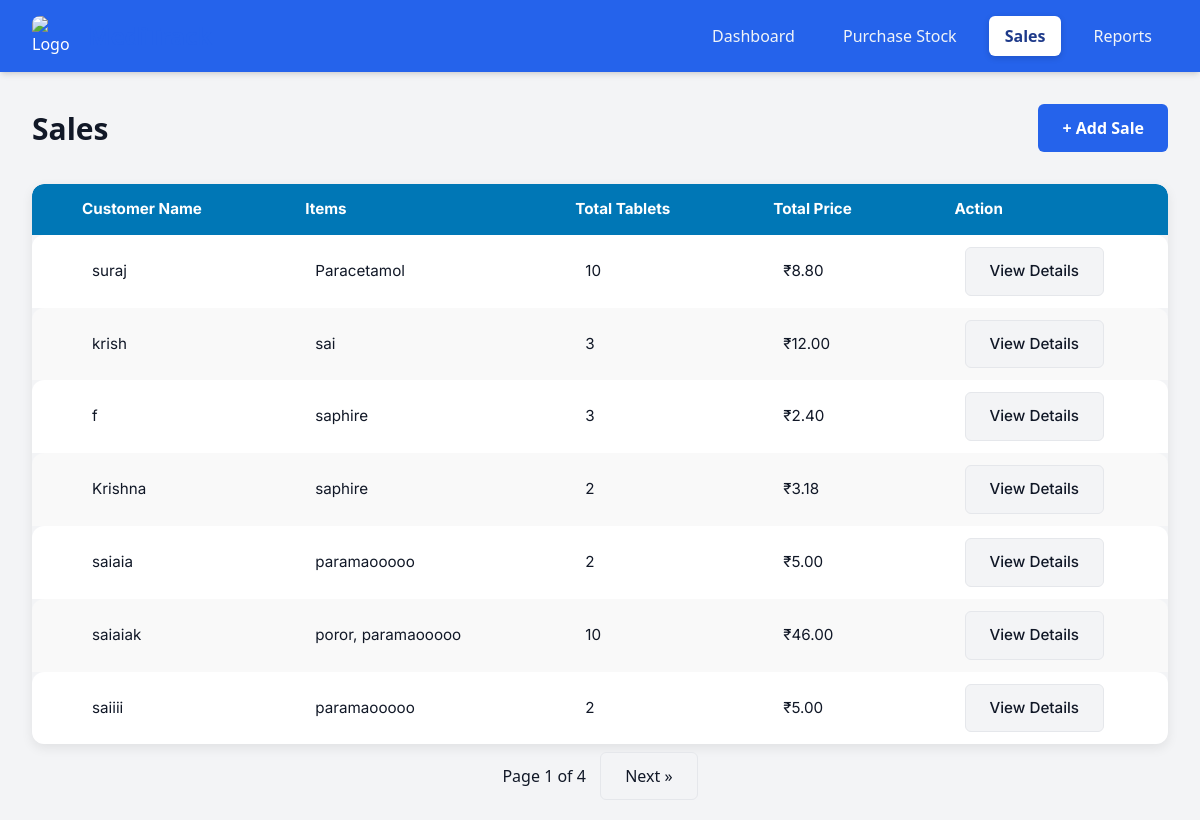
Page /sales/ on the committed database.
### b/models.py (models this page shows)
class Sale(models.Model):
    customer_name = models.CharField(max_length=100)
    date = models.DateTimeField(auto_now_add=True)
    refered_doctor = models.CharField(max_length=100, blank=True, null=True)
    mobile = models.CharField(max_length=20, blank=True, null=True)
    sub_total=models.DecimalField(max_digits=10, decimal_places=2)
    gst=models.DecimalField(max_digits=10, decimal_places=2)
    discount=models.DecimalField(max_digits=10, decimal_places=2)
    total_amount = models.DecimalField(max_digits=10, decimal_places=2)
    profit = models.DecimalField(max_digits=10, decimal_places=2)

class Medicine(models.Model):
    name = models.CharField(max_length=100)
    description = models.TextField(blank=True)
    min_quantity = models.IntegerField(default=0)

### b/views.py (the view, shortened to what this page needs)
# urls.py: path('sales/', sales, name='sales'),
def sales(request):
    all_sales = Sale.objects.order_by('-date')
    paginator = Paginator(all_sales, 7)
    page_number = request.GET.get('page')
    page_obj = paginator.get_page(page_number)
    sales_data = []
    for sale in page_obj:
        items = sale.items.select_related('batch__medicine')
        for item in items:
            print(item)
        medicine_names = [item.batch.medicine.name for item in items]
        total_quantity = sum(item.quantity for item in items)
        sales_data.append({
            'id': sale.id,
            'date': sale.date.strftime('%Y-%m-%d'),
            'customer_name': sale.customer_name,
            'medicine_list': ', '.join(medicine_names[:3]) + ('...' if len(medicine_names) > 3 else ''),
            'total_items': total_quantity,
            'total_price': sale.total_amount,
        })
    return render(request, 'sales.html', {
        'sales_data': sales_data,
        'page_obj': page_obj,
    })

### b/templates/sales.html (shortened to what this page needs)
{% load static %}
<!DOCTYPE html>
<html lang="en">
<head>
  <link rel="stylesheet" href="{% static 'tanu/styles.css' %}">
  <link href="https://cdn.jsdelivr.net/npm/tailwindcss@2.2.19/dist/tailwind.min.css" rel="stylesheet">
</head>
<body>
  <nav class="navbar">
    <div class="nav-brand">
      <img src="https://images.unsplash.com/photo-1584982751601-97dcc096659c?w=50&h=50&fit=crop" alt="Logo" class="nav-logo">
      <h1>MediTrack</h1>
    </div>
    <div class="nav-links">
<a href="{% url 'index' %}" class="{% if request.path == '/index/' %}active{% endif %}">Dashboard</a>
<a href="{% url 'purchase' %}" class="{% if request.path == '/purchase/' %}active{% endif %}">Purchase Stock</a>
<a href="{% url 'sales' %}" class="{% if request.path == '/sales/' %}active{% endif %}">Sales</a>
      <a href="{% url 'reports' %}" class="{% if request.path == '/reports/' %}active{% endif %}">Reports</a>
    </div>
  </nav>
  <main class="dashboard">
    <div class="dashboard-header">
      <h2>Sales</h2>
      <button onclick="showModal('newSaleModal')" class="btn-primary">+ Add Sale</button>
    </div>
    <table class="data-table">
      <thead>
        <tr>
          <th>Customer Name</th>
          <th>Items</th>
          <th>Total Tablets</th>
          <th>Total Price</th>
          <th>  Action</th>
        </tr>
      </thead>
      <tbody>
        {% for sale in sales_data %}
        <tr>
          <td>{{ sale.customer_name }}</td>
          <td>{{ sale.medicine_list }}</td>
          <td>{{ sale.total_items }}</td>
          <td>₹{{ sale.total_price }}</td>
          <td><button class="view-details-btn btn-secondary" data-sale-id="{{ sale.id }}">View Details</button>
          </td>
        </tr>
        {% endfor %}
      </tbody>
    </table>
    <div class="pagination" style="margin: 20px; text-align: center;">
      <span>Page {{ page_obj.number }} of {{ page_obj.paginator.num_pages }}</span>
      {% if page_obj.has_next %}
        <a href="?page={{ page_obj.next_page_number }}" class="btn-secondary" style="margin-left: 10px;">Next &raquo;</a>
      {% endif %}
    </div>
  </main>
</body>
</html>

### b/static/tanu/styles.css (style rules this page uses)
:root { --primary-color: #2563eb; --secondary-color: #1e40af; --success-color: #059669; --danger-color: #dc2626; --warning-color: #d97706; --background-color: #f3f4f6; --card-background: #ffffff; --text-primary: #111827; --text-secondary: #4b5563; --border-color: #e5e7eb; --shadow-sm: 0 1px 2px 0 rgb(0 0 0 / 0.05); --shadow: 0 1px 3px 0 rgb(0 0 0 / 0.1), 0 1px 2px -1px rgb(0 0 0 / 0.1); --shadow-md: 0 4px 6px -1px rgb(0 0 0 / 0.1), 0 2px 4px -2px rgb(0 0 0 / 0.1); }
* { margin: 0; padding: 0; box-sizing: border-box; }
body { font-family: 'Inter', sans-serif; background-color: var(--background-color); color: var(--text-primary); line-height: 1.5; }
.navbar { background-color: var(--card-background); padding: 1rem 2rem; display: flex; align-items: center; justify-content: space-between; box-shadow: var(--shadow); position: sticky; top: 0; z-index: 100; }
.nav-brand { display: flex; align-items: center; gap: 1rem; }
.nav-logo { width: 40px; height: 40px; border-radius: 8px; }
.nav-brand h1 { font-size: 1.5rem; font-weight: 600; color: var(--primary-color); }
.nav-links { display: flex; gap: 2rem; }
.nav-links a { text-decoration: none; color: #f0f4f8; font-weight: 500; padding: 0.5rem 1rem; border-radius: 6px; transition: all 0.3s ease; background-color: transparent; position: relative; }
.nav-links a.active { background-color: #ffffff; color: #1e3a8a; font-weight: 600; box-shadow: 0 2px 6px rgba(0, 0, 0, 0.15); }
.dashboard { max-width: 1400px; margin: 2rem auto; padding: 0 2rem; }
.dashboard-header { display: flex; justify-content: space-between; align-items: center; margin-bottom: 2rem; }
.dashboard-header h2 { font-size: 1.875rem; font-weight: 600; }
.btn-primary { background-color: var(--primary-color); color: white; padding: 0.5rem 1rem; border: none; border-radius: 6px; font-weight: 500; cursor: pointer; transition: background-color 0.3s ease; }
.btn-secondary { background-color: #f3f4f6; color: var(--text-primary); padding: 0.5rem 1rem; border: 1px solid var(--border-color); border-radius: 6px; font-weight: 500; cursor: pointer; transition: all 0.3s ease; }
.view-details-btn { background-color: #f3f4f6; color: var(--text-primary); padding: 0.5rem 1rem; border: 1px solid var(--border-color); border-radius: 6px; font-weight: 500; cursor: pointer; transition: all 0.3s ease; }
:root { --primary-color: #2563eb; --secondary-color: #1e40af; --success-color: #059669; --danger-color: #dc2626; --warning-color: #d97706; --background-color: #f3f4f6; --card-background: #ffffff; --text-primary: #111827; --text-secondary: #4b5563; --border-color: #e5e7eb; --shadow-sm: 0 1px 2px 0 rgb(0 0 0 / 0.05); --shadow-md: 0 4px 6px -1px rgb(0 0 0 / 0.1), 0 2px 4px -2px rgb(0 0 0 / 0.1); }
body { font-family: 'Segoe UI', Tahoma, Geneva, Verdana, sans-serif; background-color: var(--background-color); color: var(--text-primary); line-height: 1.5; }
.navbar { background: var(--primary-color); color: white; display: flex; justify-content: space-between; align-items: center; padding: 1rem 2rem; box-shadow: var(--shadow-md); }
.nav-brand h1 { font-size: 1.5rem; }
.nav-links { display: flex; gap: 1rem; }
.btn-primary { background-color: var(--primary-color); color: white; padding: 0.75rem 1.5rem; border: none; border-radius: 6px; font-weight: 600; cursor: pointer; transition: background 0.2s; }
.btn-secondary { background-color: var(--background-color); color: var(--text-primary); padding: 0.75rem 1.5rem; border: 1px solid var(--border-color); border-radius: 6px; cursor: pointer; }

### b/templates/sales.html (style rules this page uses)
.data-table { width: 100%; border-collapse: separate; border-spacing: 0; margin-top: 20px; font-family: 'Inter', sans-serif; font-size: 0.95rem; border-radius: 12px; overflow: hidden; box-shadow: 0 4px 12px rgba(0, 0, 0, 0.08); }
.data-table thead { background-color: #0077b6; color: white; text-align: left; }
.data-table th { padding: 14px 50px; }
.data-table td { padding: 12px 60px; }
.data-table tbody tr { background-color: white; transition: background-color 0.2s ease-in-out; }
.data-table tbody tr:nth-child(even) { background-color: #f9f9f9; }
.data-table th:first-child, .data-table td:first-child { border-top-left-radius: 12px; }
.data-table th:last-child, .data-table td:last-child { border-top-right-radius: 12px; }
.data-table tbody tr:last-child td:first-child { border-bottom-left-radius: 12px; }
.data-table tbody tr:last-child td:last-child { border-bottom-right-radius: 12px; }

### rows in the picture
Sale: customer_name "suraj", total_price "8.80"
Medicine: medicine_list "Paracetamol"
Sale: customer_name "krish", total_price "12.00"
Medicine: medicine_list "sai"
Medicine: medicine_list "saphire" "saphire"
Sale: total_price "2.40"
Sale: customer_name "Krishna", total_price "3.18"
Sale: customer_name "saiaia", total_price "5.00"
Medicine: medicine_list "paramaooooo" "paramaooooo"
Sale: customer_name "saiaiak", total_price "46.00"
Sale: customer_name "saiiii", total_price "5.00"

### other values in the picture
{{ sale.total_items }} "10" "3" "3" "2" "2" "10" "2"
{{ sale.customer_name }} "f"
{{ sale.medicine_list }} "poror, paramaooooo"
{{ page_obj.number }} "1"
{{ page_obj.paginator.num_pages }} "4"
